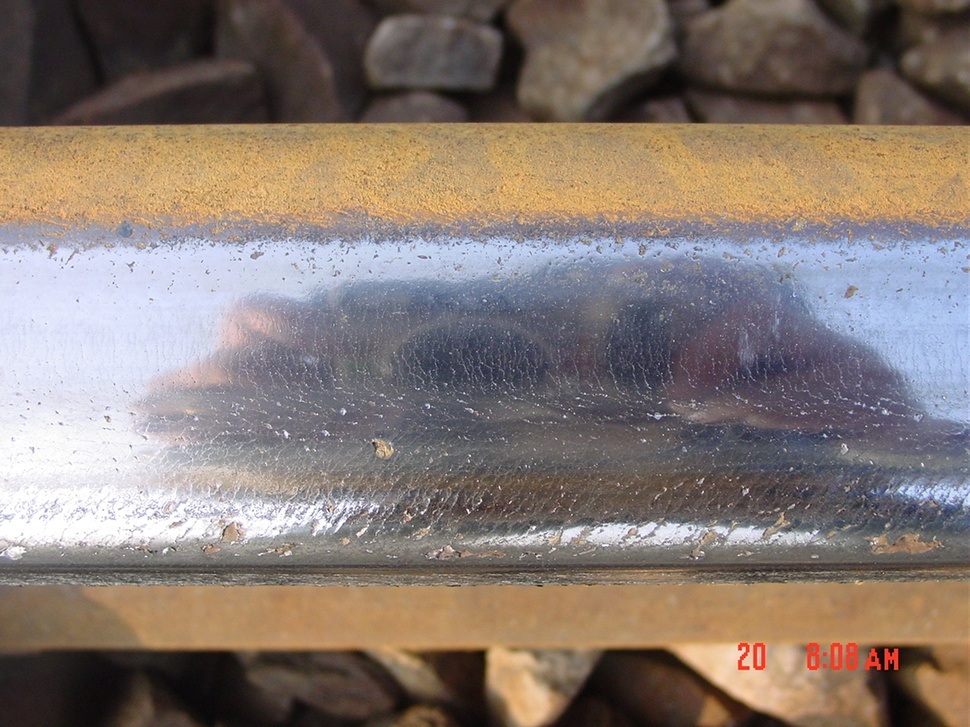
#> input picture DSC03044.JPG, 970 x 727 px, shrunk from 1280 x 960 before the run
$ python main8.py
#> lines starting #> are read from the running program, lines starting #| are printed output that depends on the picture; after the words box and inside, x2 and y2 are one past the last pixel; in counts of white or black regions, pixels touching at a corner belong together
import cv2
from skimage.transform import hough_line, hough_line_peaks, probabilistic_hough_line
import matplotlib.pyplot as plt
import numpy as np


image = cv2.imread('DSC03044.JPG')
#> image is the input picture: shape (727, 970, 3); mean B, G, R 113.5, 120.9, 133.6

gray = cv2.cvtColor(image, cv2.COLOR_BGR2GRAY)
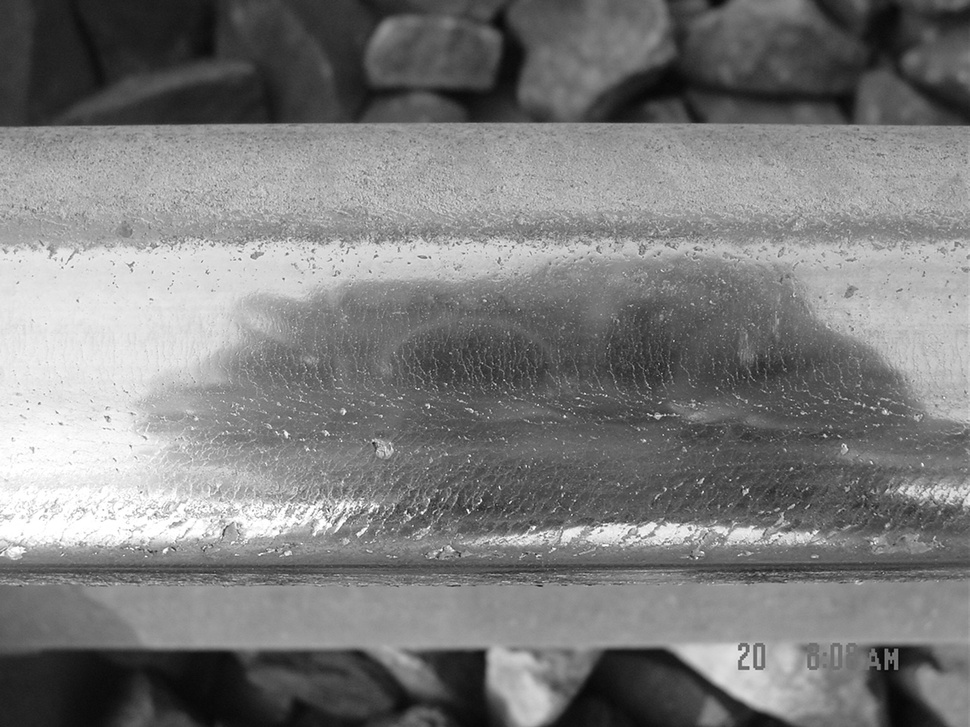
#> gray: shape (727, 970); min 3, max 255, mean 123.9

bilateral_blur = cv2.bilateralFilter(gray, 9, 75, 75)

_, thresh = cv2.threshold(bilateral_blur, 0, 255, cv2.THRESH_BINARY + cv2.THRESH_OTSU)
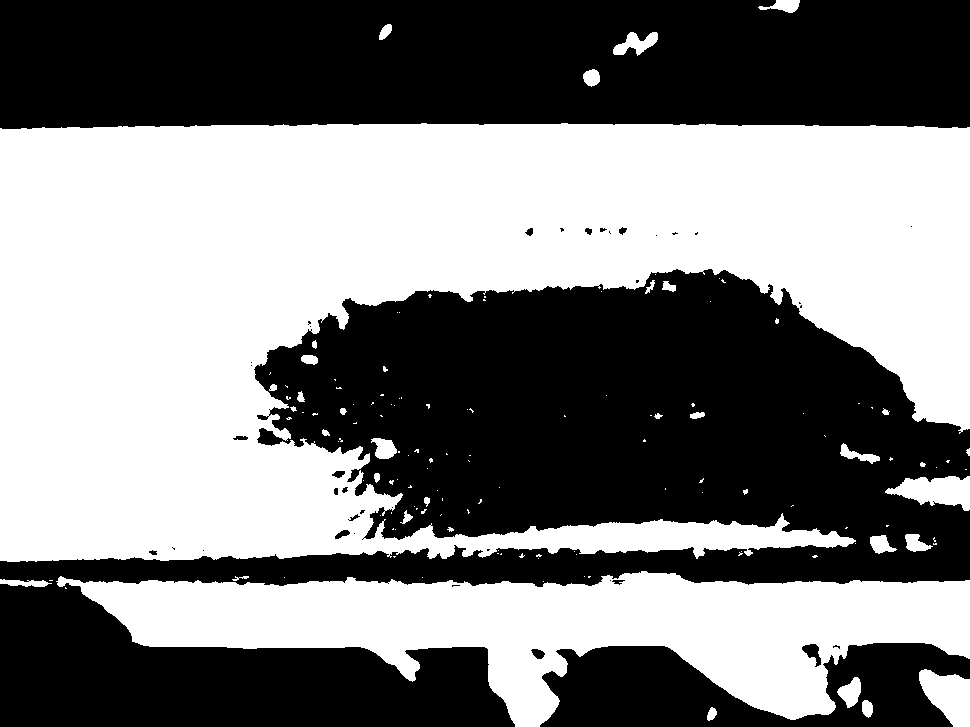
#> thresh: shape (727, 970); 49.5% white; 136 white regions (99 under 20 px), largest, box (x1, y1, x2, y2) and area: (0, 123, 970, 562) 270552, (56, 571, 970, 727) 69969, (919, 669, 970, 727) 1961

edges = cv2.Canny(bilateral_blur, 100, 200)
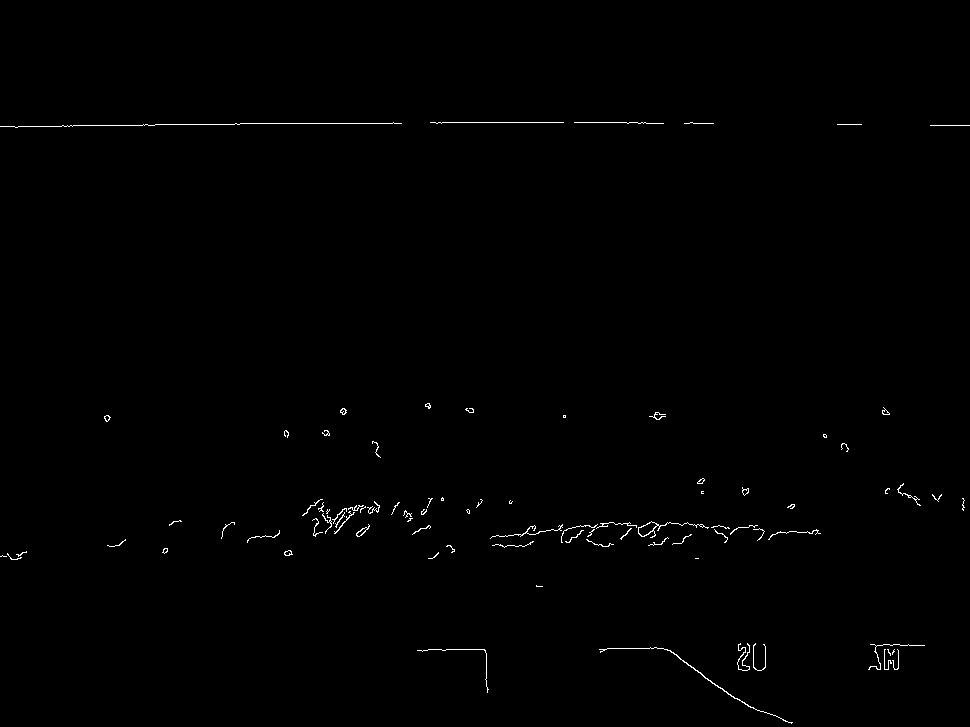
#> edges: shape (727, 970); 0.49% white in thin lines or dots, all inside (x1, y1, x2, y2) = (0, 122, 970, 724)

h, theta, d = hough_line(edges)
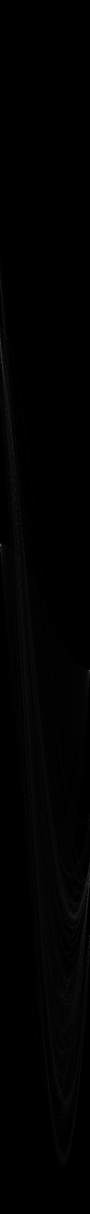
#> h: shape (2427, 180) uint64 (shown at 1/2 size); min 0, max 217, mean 1.4
#> theta = 180 values from -1.57 to 1.55; d = 2427 values from -1213 to 1213

# Extract lines using probabilistic Hough Transform
lines = probabilistic_hough_line(edges, threshold=10, line_length=5, line_gap=3)
#> lines = 216 items

# Display the Hough transform result
plt.imshow(np.log(1 + h), extent=[np.rad2deg(theta[-1]), np.rad2deg(theta[0]), d[-1], d[0]], cmap='gray', aspect=1/30)
plt.title('Hough Transform')
plt.xlabel('Angles (degrees)')
plt.ylabel('Distance (pixels)')
plt.show()
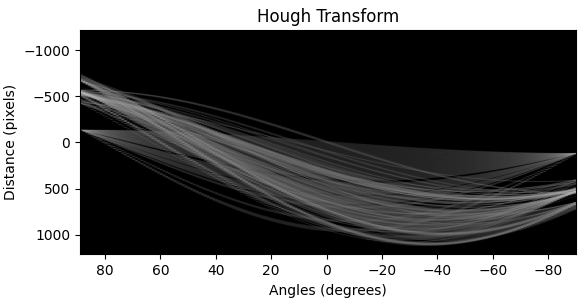
#> figure drawn by matplotlib, 1 panel

# Display the detected lines
for line in lines:
    p0, p1 = line
    plt.plot((p0[0], p1[0]), (p0[1], p1[1]), color='red')
#> this loop made 216 passes
#> (p0, p1) on passes 1 to 3: ((563, 122), (430, 122)), ((44, 126), (72, 126)), ((401, 123), (235, 123))
plt.title('Detected Lines')
plt.show()
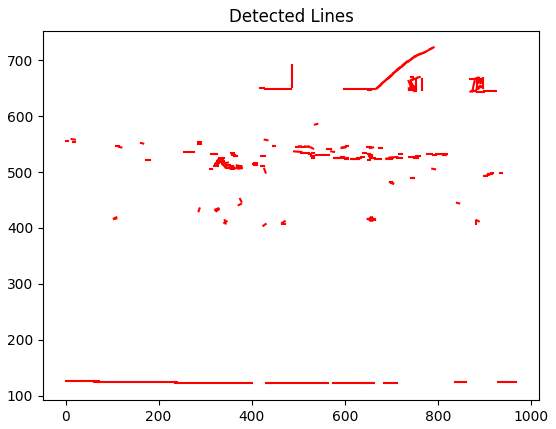
#> figure drawn by matplotlib, 1 panel

$ run again, with DSC04371.JPG copied over DSC03044.JPG
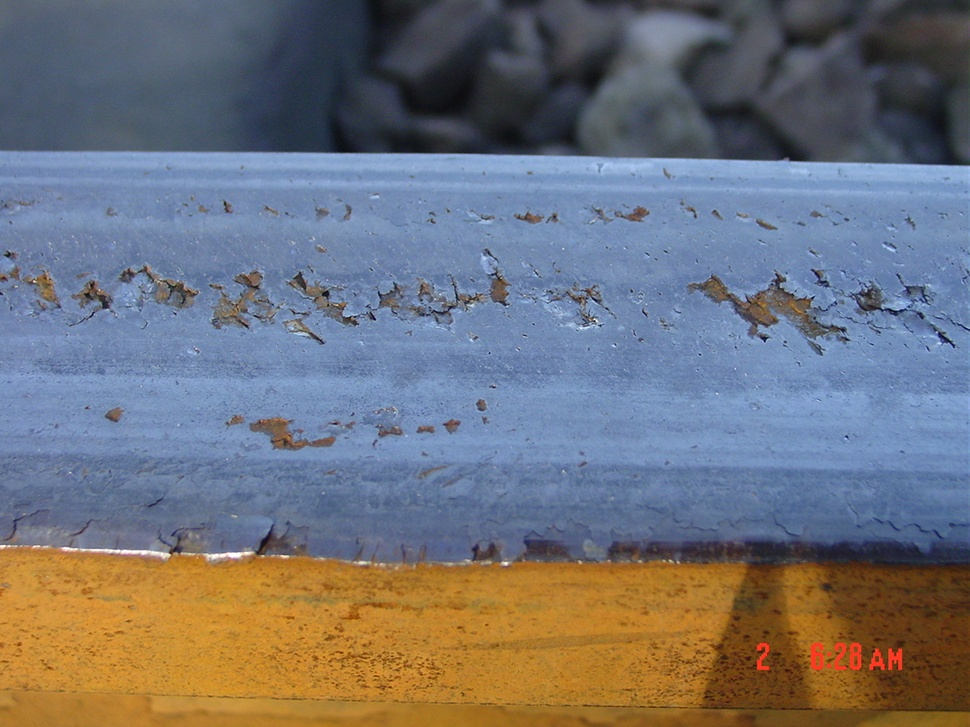
#> input picture DSC04371.JPG, 970 x 727 px, shrunk from 1280 x 960 before the run
#> image is the input picture: shape (727, 970, 3); mean B, G, R 119.8, 113.7, 112.9
#> thresh: shape (727, 970); 70.1% white; 126 black regions (55 under 20 px), largest, box (x1, y1, x2, y2) and area: (0, 0, 970, 166) 142357, (515, 503, 970, 727) 53666, (398, 527, 502, 562) 2007
#> `edges = cv2.Canny(bilateral_blur, 100, 200)`:
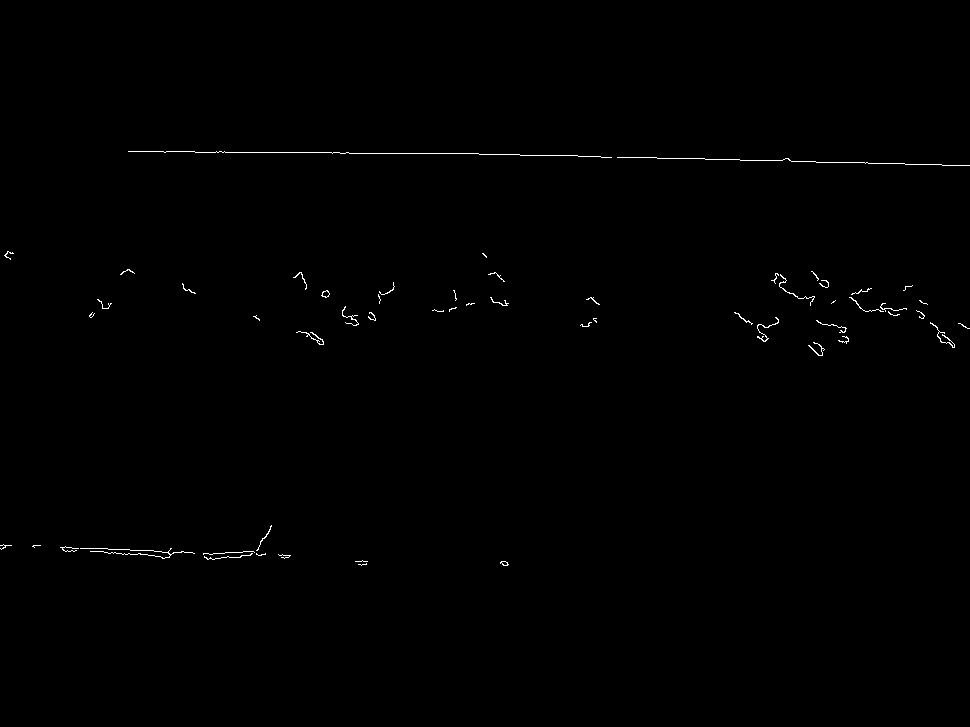
#> edges: shape (727, 970); 0.36% white in thin lines or dots, all inside (x1, y1, x2, y2) = (0, 151, 970, 566)
#> theta = 180 values from -1.57 to 1.55; d = 2427 values from -1213 to 1213
#> lines = 158 items
#> the loop `for line in lines:` made 158 passes
#> (p0, p1) on passes 1 to 3: ((941, 164), (865, 163)), ((232, 152), (195, 152)), ((656, 157), (624, 157))
#> `plt.show()`:
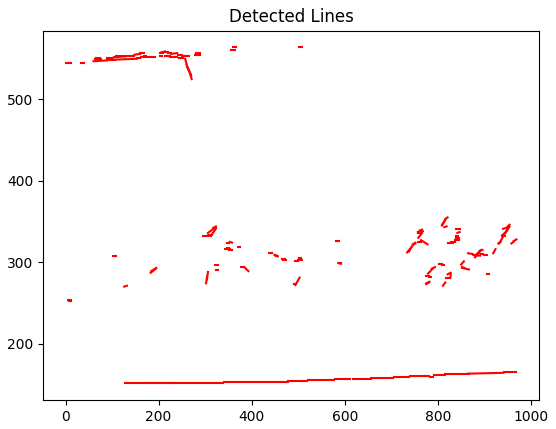
#> figure drawn by matplotlib, 1 panel

$ run again, with 01_WheelBurn_Test_jpg.rf.44f39db113a48fecc4091571b17a198d.jpg copied over DSC03044.JPG
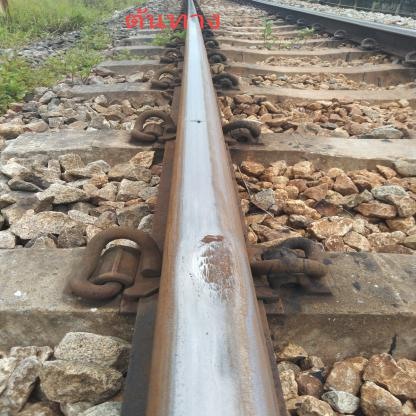
#> input picture 01_WheelBurn_Test_jpg.rf.44f39db113a48fecc4091571b17a198d.jpg, 416 x 416 px
#> image is the input picture: shape (416, 416, 3); mean B, G, R 121.1, 135.9, 147.3
#> `_, thresh = cv2.threshold(bilateral_blur, 0, 255, cv2.THRESH_BINARY + ..`:
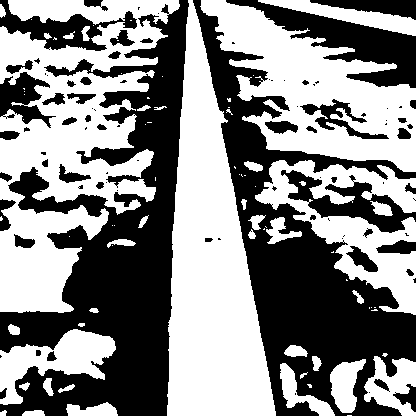
#> thresh: shape (416, 416); 53.1% white; 89 black regions (42 under 20 px), largest, box (x1, y1, x2, y2) and area: (0, 0, 189, 416) 33716, (193, 0, 416, 416) 28359, (226, 0, 416, 88) 5564
#> edges: shape (416, 416); 3.7% white in thin lines or dots
#> theta = 180 values from -1.57 to 1.55; d = 1179 values from -589 to 589
#> lines = 506 items
#> the loop `for line in lines:` made 506 passes
#> (p0, p1) on passes 1 to 3: ((246, 121), (253, 121)), ((214, 92), (199, 23)), ((405, 191), (410, 191))
#> `plt.show()`:
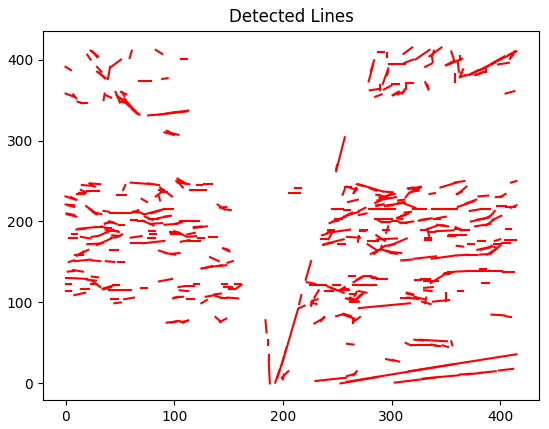
#> figure drawn by matplotlib, 1 panel

$ run again, with 030_Spalling_Train_jpg.rf.4e51a626f52cf19dbb6af41754a1e5ea.jpg copied over DSC03044.JPG
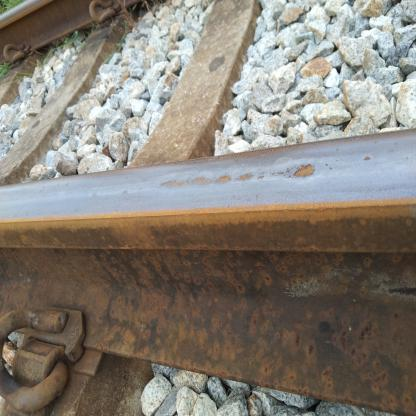
#> input picture 030_Spalling_Train_jpg.rf.4e51a626f52cf19dbb6af41754a1e5ea.jpg, 416 x 416 px
#> image is the input picture: shape (416, 416, 3); mean B, G, R 118.2, 127.5, 134
#> `_, thresh = cv2.threshold(bilateral_blur, 0, 255, cv2.THRESH_BINARY + ..`:
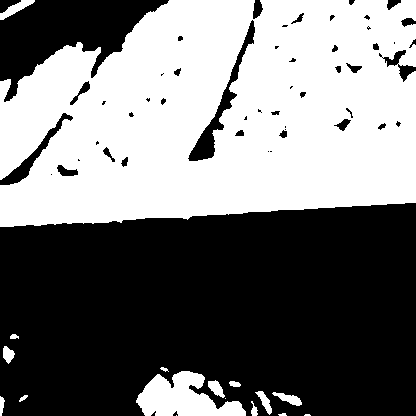
#> thresh: shape (416, 416); 47% white; 17 white regions (3 under 20 px), largest, box (x1, y1, x2, y2) and area: (0, 0, 416, 227) 77169, (136, 371, 246, 416) 2937, (0, 0, 35, 20) 261
#> edges: shape (416, 416); 2.4% white in thin lines or dots
#> theta = 180 values from -1.57 to 1.55; d = 1179 values from -589 to 589
#> lines = 363 items
#> the loop `for line in lines:` made 363 passes
#> (p0, p1) on passes 1 to 3: ((296, 114), (291, 114)), ((213, 113), (227, 79)), ((57, 136), (62, 129))
#> `plt.show()`:
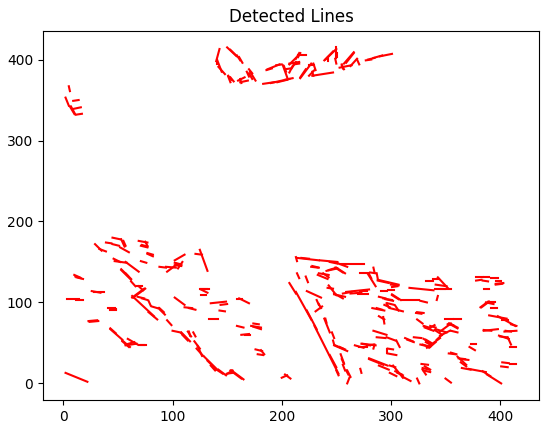
#> figure drawn by matplotlib, 1 panel
